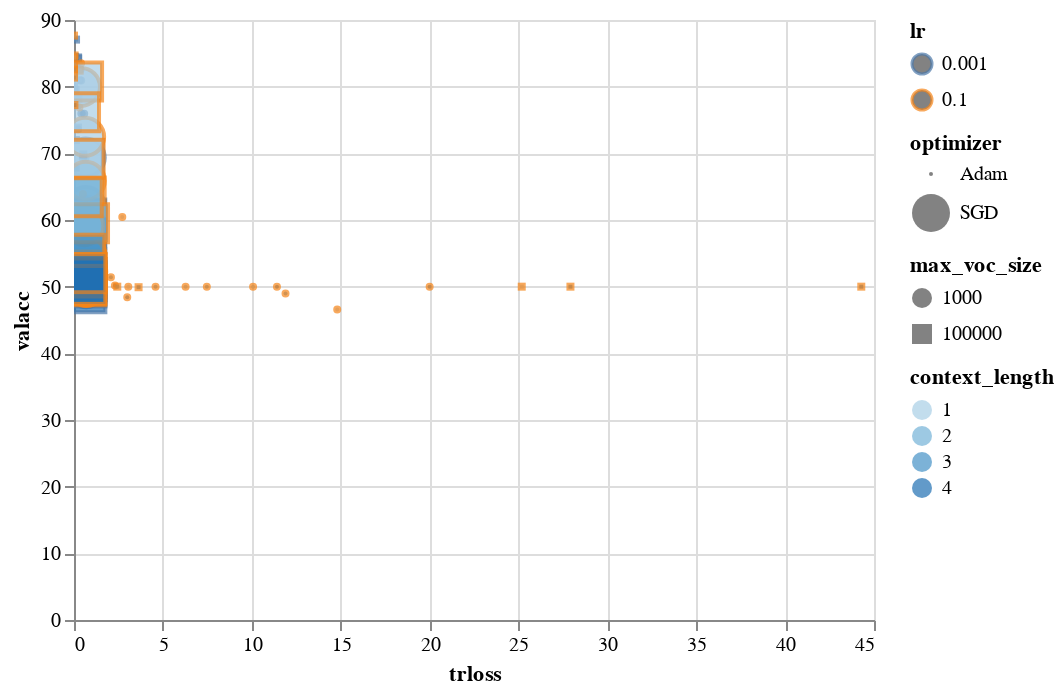

This figure's notebook cell:
### Code cell
alt.Chart(df).mark_point().encode(
    x = 'trloss',
    y = 'valacc',
    color='lr:N',
    size='optimizer',
    shape='max_voc_size',
    fill='context_length:O',
    tooltip=['lr', 'batch_size', 'max_voc_size', 'context_length', 'max_input_length', 'embedding_size', 'optimizer']
).interactive()

### Figure 1 — Vega-Lite specification as saved in the notebook (floating-point values rounded to 4 significant figures)
{"$schema": "https://vega.github.io/schema/vega-lite/v2.6.0.json", "config": {"view": {"height": 300, "width": 400}}, "data": {"name": "data-9d1ec84244cd70b7ef1793392fec27f8"}, "datasets": {"data-9d1ec84244cd70b7ef1793392fec27f8": [{"batch_size": 512, "context_length": 1, "embedding_size": 30, "lr": 0.001, "max_input_length": -1, "max_voc_size": 1000, "optimizer": "Adam", "trloss": 0.4037, "valacc": 80.92}, {"batch_size": 512, "context_length": 1, "embedding_size": 30, "lr": 0.001, "max_input_length": -1, "max_voc_size": 1000, "optimizer": "SGD", "trloss": 0.6944, "valacc": 55.04}, {"batch_size": 512, "context_length": 1, "embedding_size": 300, "lr": 0.001, "max_input_length": -1, "max_voc_size": 1000, "optimizer": "Adam", "trloss": 0.3349, "valacc": 80.98}, {"batch_size": 512, "context_length": 1, "embedding_size": 300, "lr": 0.001, "max_input_length": -1, "max_voc_size": 1000, "optimizer": "SGD", "trloss": 0.6577, "valacc": 60.66}, {"batch_size": 512, "context_length": 1, "embedding_size": 30, "lr": 0.001, "max_input_length": 300, "max_voc_size": 1000, "optimizer": "Adam", "trloss": 0.3746, "valacc": 82.58}, {"batch_size": 512, "context_length": 1, "embedding_size": 30, "lr": 0.001, "max_input_length": 300, "max_voc_size": 1000, "optimizer": "SGD", "trloss": 0.6423, "valacc": 60.34}, {"batch_size": 512, "context_length": 1, "embedding_size": 300, "lr": 0.001, "max_input_length": 300, "max_voc_size": 1000, "optimizer": "Adam", "trloss": 0.2239, "valacc": 73.6}, {"batch_size": 512, "context_length": 1, "embedding_size": 300, "lr": 0.001, "max_input_length": 300, "max_voc_size": 1000, "optimizer": "SGD", "trloss": 0.6587, "valacc": 69.36}, {"batch_size": 512, "context_length": 2, "embedding_size": 30, "lr": 0.001, "max_input_length": -1, "max_voc_size": 1000, "optimizer": "Adam", "trloss": 0.4116, "valacc": 75.96}, {"batch_size": 512, "context_length": 2, "embedding_size": 30, "lr": 0.001, "max_input_length": -1, "max_voc_size": 1000, "optimizer": "SGD", "trloss": 0.697, "valacc": 51.16}, {"batch_size": 512, "context_length": 2, "embedding_size": 300, "lr": 0.001, "max_input_length": -1, "max_voc_size": 1000, "optimizer": "Adam", "trloss": 0.4775, "valacc": 58.54}, {"batch_size": 512, "context_length": 2, "embedding_size": 300, "lr": 0.001, "max_input_length": -1, "max_voc_size": 1000, "optimizer": "SGD", "trloss": 0.7078, "valacc": 50.06}, {"batch_size": 512, "context_length": 2, "embedding_size": 30, "lr": 0.001, "max_input_length": 300, "max_voc_size": 1000, "optimizer": "Adam", "trloss": 0.5722, "valacc": 75.92}, {"batch_size": 512, "context_length": 2, "embedding_size": 30, "lr": 0.001, "max_input_length": 300, "max_voc_size": 1000, "optimizer": "SGD", "trloss": 0.6891, "valacc": 52.54}, {"batch_size": 512, "context_length": 2, "embedding_size": 300, "lr": 0.001, "max_input_length": 300, "max_voc_size": 1000, "optimizer": "Adam", "trloss": 0.64, "valacc": 69.22}, {"batch_size": 512, "context_length": 2, "embedding_size": 300, "lr": 0.001, "max_input_length": 300, "max_voc_size": 1000, "optimizer": "SGD", "trloss": 0.6636, "valacc": 62.1}, {"batch_size": 512, "context_length": 3, "embedding_size": 30, "lr": 0.001, "max_input_length": -1, "max_voc_size": 1000, "optimizer": "Adam", "trloss": 0.6716, "valacc": 50.34}, {"batch_size": 512, "context_length": 3, "embedding_size": 30, "lr": 0.001, "max_input_length": -1, "max_voc_size": 1000, "optimizer": "SGD", "trloss": 0.6995, "valacc": 49.76}, {"batch_size": 512, "context_length": 3, "embedding_size": 300, "lr": 0.001, "max_input_length": -1, "max_voc_size": 1000, "optimizer": "Adam", "trloss": 0.657, "valacc": 55.48}, {"batch_size": 512, "context_length": 3, "embedding_size": 300, "lr": 0.001, "max_input_length": -1, "max_voc_size": 1000, "optimizer": "SGD", "trloss": 0.6704, "valacc": 50.56}, {"batch_size": 512, "context_length": 3, "embedding_size": 30, "lr": 0.001, "max_input_length": 300, "max_voc_size": 1000, "optimizer": "Adam", "trloss": 0.4876, "valacc": 69.3}, {"batch_size": 512, "context_length": 3, "embedding_size": 30, "lr": 0.001, "max_input_length": 300, "max_voc_size": 1000, "optimizer": "SGD", "trloss": 0.6893, "valacc": 50}, {"batch_size": 512, "context_length": 3, "embedding_size": 300, "lr": 0.001, "max_input_length": 300, "max_voc_size": 1000, "optimizer": "Adam", "trloss": 0.5806, "valacc": 63.32}, {"batch_size": 512, "context_length": 3, "embedding_size": 300, "lr": 0.001, "max_input_length": 300, "max_voc_size": 1000, "optimizer": "SGD", "trloss": 0.6804, "valacc": 52.62}, {"batch_size": 512, "context_length": 4, "embedding_size": 30, "lr": 0.001, "max_input_length": -1, "max_voc_size": 1000, "optimizer": "Adam", "trloss": 0.6992, "valacc": 50}, {"batch_size": 512, "context_length": 4, "embedding_size": 30, "lr": 0.001, "max_input_length": -1, "max_voc_size": 1000, "optimizer": "SGD", "trloss": 0.6948, "valacc": 51.22}, {"batch_size": 512, "context_length": 4, "embedding_size": 300, "lr": 0.001, "max_input_length": -1, "max_voc_size": 1000, "optimizer": "Adam", "trloss": 0.7054, "valacc": 50.52}, {"batch_size": 512, "context_length": 4, "embedding_size": 300, "lr": 0.001, "max_input_length": -1, "max_voc_size": 1000, "optimizer": "SGD", "trloss": 0.692, "valacc": 50.74}, {"batch_size": 512, "context_length": 4, "embedding_size": 30, "lr": 0.001, "max_input_length": 300, "max_voc_size": 1000, "optimizer": "Adam", "trloss": 0.683, "valacc": 54.22}, {"batch_size": 512, "context_length": 4, "embedding_size": 30, "lr": 0.001, "max_input_length": 300, "max_voc_size": 1000, "optimizer": "SGD", "trloss": 0.6959, "valacc": 50}, {"batch_size": 512, "context_length": 4, "embedding_size": 300, "lr": 0.001, "max_input_length": 300, "max_voc_size": 1000, "optimizer": "Adam", "trloss": 0.6517, "valacc": 62.68}, {"batch_size": 512, "context_length": 4, "embedding_size": 300, "lr": 0.001, "max_input_length": 300, "max_voc_size": 1000, "optimizer": "SGD", "trloss": 0.6997, "valacc": 52.3}, {"batch_size": 512, "context_length": 1, "embedding_size": 30, "lr": 0.001, "max_input_length": -1, "max_voc_size": 100000, "optimizer": "Adam", "trloss": 0.2301, "valacc": 84.38}, {"batch_size": 512, "context_length": 1, "embedding_size": 30, "lr": 0.001, "max_input_length": -1, "max_voc_size": 100000, "optimizer": "SGD", "trloss": 0.6942, "valacc": 58.7}, {"batch_size": 512, "context_length": 1, "embedding_size": 300, "lr": 0.001, "max_input_length": -1, "max_voc_size": 100000, "optimizer": "Adam", "trloss": 0.234, "valacc": 84.22}, {"batch_size": 512, "context_length": 1, "embedding_size": 300, "lr": 0.001, "max_input_length": -1, "max_voc_size": 100000, "optimizer": "SGD", "trloss": 0.6764, "valacc": 60.04}, {"batch_size": 512, "context_length": 1, "embedding_size": 30, "lr": 0.001, "max_input_length": 300, "max_voc_size": 100000, "optimizer": "Adam", "trloss": 0.1323, "valacc": 83.18}, {"batch_size": 512, "context_length": 1, "embedding_size": 30, "lr": 0.001, "max_input_length": 300, "max_voc_size": 100000, "optimizer": "SGD", "trloss": 0.6697, "valacc": 58.3}, {"batch_size": 512, "context_length": 1, "embedding_size": 300, "lr": 0.001, "max_input_length": 300, "max_voc_size": 100000, "optimizer": "Adam", "trloss": 0.09364, "valacc": 79.5}, {"batch_size": 512, "context_length": 1, "embedding_size": 300, "lr": 0.001, "max_input_length": 300, "max_voc_size": 100000, "optimizer": "SGD", "trloss": 0.5538, "valacc": 69.16}, {"batch_size": 512, "context_length": 2, "embedding_size": 30, "lr": 0.001, "max_input_length": -1, "max_voc_size": 100000, "optimizer": "Adam", "trloss": 0.06257, "valacc": 84.48}, {"batch_size": 512, "context_length": 2, "embedding_size": 30, "lr": 0.001, "max_input_length": -1, "max_voc_size": 100000, "optimizer": "SGD", "trloss": 0.6854, "valacc": 51.34}, {"batch_size": 512, "context_length": 2, "embedding_size": 300, "lr": 0.001, "max_input_length": -1, "max_voc_size": 100000, "optimizer": "Adam", "trloss": 0.1145, "valacc": 87.06}, {"batch_size": 512, "context_length": 2, "embedding_size": 300, "lr": 0.001, "max_input_length": -1, "max_voc_size": 100000, "optimizer": "SGD", "trloss": 0.7028, "valacc": 51.3}, {"batch_size": 512, "context_length": 2, "embedding_size": 30, "lr": 0.001, "max_input_length": 300, "max_voc_size": 100000, "optimizer": "Adam", "trloss": 0.01994, "valacc": 82.04}, {"batch_size": 512, "context_length": 2, "embedding_size": 30, "lr": 0.001, "max_input_length": 300, "max_voc_size": 100000, "optimizer": "SGD", "trloss": 0.6768, "valacc": 52.62}, {"batch_size": 512, "context_length": 2, "embedding_size": 300, "lr": 0.001, "max_input_length": 300, "max_voc_size": 100000, "optimizer": "Adam", "trloss": 0.006889, "valacc": 84.28}, {"batch_size": 512, "context_length": 2, "embedding_size": 300, "lr": 0.001, "max_input_length": 300, "max_voc_size": 100000, "optimizer": "SGD", "trloss": 0.69, "valacc": 60.22}, {"batch_size": 512, "context_length": 3, "embedding_size": 30, "lr": 0.001, "max_input_length": -1, "max_voc_size": 100000, "optimizer": "Adam", "trloss": 0.2496, "valacc": 78.2}, {"batch_size": 512, "context_length": 3, "embedding_size": 30, "lr": 0.001, "max_input_length": -1, "max_voc_size": 100000, "optimizer": "SGD", "trloss": 0.6864, "valacc": 50.82}, {"batch_size": 512, "context_length": 3, "embedding_size": 300, "lr": 0.001, "max_input_length": -1, "max_voc_size": 100000, "optimizer": "Adam", "trloss": 0.09951, "valacc": 67.86}, {"batch_size": 512, "context_length": 3, "embedding_size": 300, "lr": 0.001, "max_input_length": -1, "max_voc_size": 100000, "optimizer": "SGD", "trloss": 0.6882, "valacc": 50.02}, {"batch_size": 512, "context_length": 3, "embedding_size": 30, "lr": 0.001, "max_input_length": 300, "max_voc_size": 100000, "optimizer": "Adam", "trloss": 0.02194, "valacc": 78.26}, {"batch_size": 512, "context_length": 3, "embedding_size": 30, "lr": 0.001, "max_input_length": 300, "max_voc_size": 100000, "optimizer": "SGD", "trloss": 0.6842, "valacc": 52.8}, {"batch_size": 512, "context_length": 3, "embedding_size": 300, "lr": 0.001, "max_input_length": 300, "max_voc_size": 100000, "optimizer": "Adam", "trloss": 0.007609, "valacc": 79.94}, {"batch_size": 512, "context_length": 3, "embedding_size": 300, "lr": 0.001, "max_input_length": 300, "max_voc_size": 100000, "optimizer": "SGD", "trloss": 0.6712, "valacc": 54.98}, {"batch_size": 512, "context_length": 4, "embedding_size": 30, "lr": 0.001, "max_input_length": -1, "max_voc_size": 100000, "optimizer": "Adam", "trloss": 0.4858, "valacc": 53.1}, {"batch_size": 512, "context_length": 4, "embedding_size": 30, "lr": 0.001, "max_input_length": -1, "max_voc_size": 100000, "optimizer": "SGD", "trloss": 0.695, "valacc": 49}, {"batch_size": 512, "context_length": 4, "embedding_size": 300, "lr": 0.001, "max_input_length": -1, "max_voc_size": 100000, "optimizer": "Adam", "trloss": 0.5228, "valacc": 69.84}, {"batch_size": 512, "context_length": 4, "embedding_size": 300, "lr": 0.001, "max_input_length": -1, "max_voc_size": 100000, "optimizer": "SGD", "trloss": 0.709, "valacc": 50.86}, {"batch_size": 512, "context_length": 4, "embedding_size": 30, "lr": 0.001, "max_input_length": 300, "max_voc_size": 100000, "optimizer": "Adam", "trloss": 0.1044, "valacc": 71.98}, {"batch_size": 512, "context_length": 4, "embedding_size": 30, "lr": 0.001, "max_input_length": 300, "max_voc_size": 100000, "optimizer": "SGD", "trloss": 0.6978, "valacc": 49.86}, {"batch_size": 512, "context_length": 4, "embedding_size": 300, "lr": 0.001, "max_input_length": 300, "max_voc_size": 100000, "optimizer": "Adam", "trloss": 0.2222, "valacc": 73.86}, {"batch_size": 512, "context_length": 4, "embedding_size": 300, "lr": 0.001, "max_input_length": 300, "max_voc_size": 100000, "optimizer": "SGD", "trloss": 0.6933, "valacc": 50.64}, {"batch_size": 512, "context_length": 1, "embedding_size": 30, "lr": 0.1, "max_input_length": -1, "max_voc_size": 1000, "optimizer": "Adam", "trloss": 3.055, "valacc": 50}, {"batch_size": 512, "context_length": 1, "embedding_size": 30, "lr": 0.1, "max_input_length": -1, "max_voc_size": 1000, "optimizer": "SGD", "trloss": 0.671, "valacc": 51.4}, {"batch_size": 512, "context_length": 1, "embedding_size": 300, "lr": 0.1, "max_input_length": -1, "max_voc_size": 1000, "optimizer": "Adam", "trloss": 14.81, "valacc": 46.56}, {"batch_size": 512, "context_length": 1, "embedding_size": 300, "lr": 0.1, "max_input_length": -1, "max_voc_size": 1000, "optimizer": "SGD", "trloss": 0.6689, "valacc": 55.1}, {"batch_size": 512, "context_length": 1, "embedding_size": 30, "lr": 0.1, "max_input_length": 300, "max_voc_size": 1000, "optimizer": "Adam", "trloss": 0.3967, "valacc": 83.52}, {"batch_size": 512, "context_length": 1, "embedding_size": 30, "lr": 0.1, "max_input_length": 300, "max_voc_size": 1000, "optimizer": "SGD", "trloss": 0.626, "valacc": 72.48}, {"batch_size": 512, "context_length": 1, "embedding_size": 300, "lr": 0.1, "max_input_length": 300, "max_voc_size": 1000, "optimizer": "Adam", "trloss": 2.716, "valacc": 60.44}, {"batch_size": 512, "context_length": 1, "embedding_size": 300, "lr": 0.1, "max_input_length": 300, "max_voc_size": 1000, "optimizer": "SGD", "trloss": 0.3905, "valacc": 79.96}, {"batch_size": 512, "context_length": 2, "embedding_size": 30, "lr": 0.1, "max_input_length": -1, "max_voc_size": 1000, "optimizer": "Adam", "trloss": 6.278, "valacc": 50}, {"batch_size": 512, "context_length": 2, "embedding_size": 30, "lr": 0.1, "max_input_length": -1, "max_voc_size": 1000, "optimizer": "SGD", "trloss": 0.7453, "valacc": 52.22}, {"batch_size": 512, "context_length": 2, "embedding_size": 300, "lr": 0.1, "max_input_length": -1, "max_voc_size": 1000, "optimizer": "Adam", "trloss": 10.07, "valacc": 50}, {"batch_size": 512, "context_length": 2, "embedding_size": 300, "lr": 0.1, "max_input_length": -1, "max_voc_size": 1000, "optimizer": "SGD", "trloss": 0.7087, "valacc": 49.96}, {"batch_size": 512, "context_length": 2, "embedding_size": 30, "lr": 0.1, "max_input_length": 300, "max_voc_size": 1000, "optimizer": "Adam", "trloss": 0.303, "valacc": 76.86}, {"batch_size": 512, "context_length": 2, "embedding_size": 30, "lr": 0.1, "max_input_length": 300, "max_voc_size": 1000, "optimizer": "SGD", "trloss": 0.6606, "valacc": 65.9}, {"batch_size": 512, "context_length": 2, "embedding_size": 300, "lr": 0.1, "max_input_length": 300, "max_voc_size": 1000, "optimizer": "Adam", "trloss": 0.5004, "valacc": 63.9}, {"batch_size": 512, "context_length": 2, "embedding_size": 300, "lr": 0.1, "max_input_length": 300, "max_voc_size": 1000, "optimizer": "SGD", "trloss": 0.58, "valacc": 59.08}, {"batch_size": 512, "context_length": 3, "embedding_size": 30, "lr": 0.1, "max_input_length": -1, "max_voc_size": 1000, "optimizer": "Adam", "trloss": 2.078, "valacc": 51.42}, {"batch_size": 512, "context_length": 3, "embedding_size": 30, "lr": 0.1, "max_input_length": -1, "max_voc_size": 1000, "optimizer": "SGD", "trloss": 0.6795, "valacc": 51.06}, {"batch_size": 512, "context_length": 3, "embedding_size": 300, "lr": 0.1, "max_input_length": -1, "max_voc_size": 1000, "optimizer": "Adam", "trloss": 7.472, "valacc": 50}, {"batch_size": 512, "context_length": 3, "embedding_size": 300, "lr": 0.1, "max_input_length": -1, "max_voc_size": 1000, "optimizer": "SGD", "trloss": 0.6825, "valacc": 50.6}, {"batch_size": 512, "context_length": 3, "embedding_size": 30, "lr": 0.1, "max_input_length": 300, "max_voc_size": 1000, "optimizer": "Adam", "trloss": 11.9, "valacc": 48.96}, {"batch_size": 512, "context_length": 3, "embedding_size": 30, "lr": 0.1, "max_input_length": 300, "max_voc_size": 1000, "optimizer": "SGD", "trloss": 0.6731, "valacc": 52.34}, {"batch_size": 512, "context_length": 3, "embedding_size": 300, "lr": 0.1, "max_input_length": 300, "max_voc_size": 1000, "optimizer": "Adam", "trloss": 4.587, "valacc": 50}, {"batch_size": 512, "context_length": 3, "embedding_size": 300, "lr": 0.1, "max_input_length": 300, "max_voc_size": 1000, "optimizer": "SGD", "trloss": 0.6584, "valacc": 54.68}, {"batch_size": 512, "context_length": 4, "embedding_size": 30, "lr": 0.1, "max_input_length": -1, "max_voc_size": 1000, "optimizer": "Adam", "trloss": 2.995, "valacc": 48.42}, {"batch_size": 512, "context_length": 4, "embedding_size": 30, "lr": 0.1, "max_input_length": -1, "max_voc_size": 1000, "optimizer": "SGD", "trloss": 0.694, "valacc": 50.76}, {"batch_size": 512, "context_length": 4, "embedding_size": 300, "lr": 0.1, "max_input_length": -1, "max_voc_size": 1000, "optimizer": "Adam", "trloss": 2.301, "valacc": 50.16}, {"batch_size": 512, "context_length": 4, "embedding_size": 300, "lr": 0.1, "max_input_length": -1, "max_voc_size": 1000, "optimizer": "SGD", "trloss": 0.7075, "valacc": 50}, {"batch_size": 512, "context_length": 4, "embedding_size": 30, "lr": 0.1, "max_input_length": 300, "max_voc_size": 1000, "optimizer": "Adam", "trloss": 20.0, "valacc": 50}, {"batch_size": 512, "context_length": 4, "embedding_size": 30, "lr": 0.1, "max_input_length": 300, "max_voc_size": 1000, "optimizer": "SGD", "trloss": 0.6877, "valacc": 51.34}, {"batch_size": 512, "context_length": 4, "embedding_size": 300, "lr": 0.1, "max_input_length": 300, "max_voc_size": 1000, "optimizer": "Adam", "trloss": 11.42, "valacc": 50}, {"batch_size": 512, "context_length": 4, "embedding_size": 300, "lr": 0.1, "max_input_length": 300, "max_voc_size": 1000, "optimizer": "SGD", "trloss": 0.6827, "valacc": 50.06}, {"batch_size": 512, "context_length": 1, "embedding_size": 30, "lr": 0.1, "max_input_length": -1, "max_voc_size": 100000, "optimizer": "Adam", "trloss": 0.3216, "valacc": 82.4}, {"batch_size": 512, "context_length": 1, "embedding_size": 30, "lr": 0.1, "max_input_length": -1, "max_voc_size": 100000, "optimizer": "SGD", "trloss": 0.6551, "valacc": 63.52}, {"batch_size": 512, "context_length": 1, "embedding_size": 300, "lr": 0.1, "max_input_length": -1, "max_voc_size": 100000, "optimizer": "Adam", "trloss": 25.18, "valacc": 50}, {"batch_size": 512, "context_length": 1, "embedding_size": 300, "lr": 0.1, "max_input_length": -1, "max_voc_size": 100000, "optimizer": "SGD", "trloss": 0.5993, "valacc": 69.18}, {"batch_size": 512, "context_length": 1, "embedding_size": 30, "lr": 0.1, "max_input_length": 300, "max_voc_size": 100000, "optimizer": "Adam", "trloss": 0.0001164, "valacc": 81.94}, {"batch_size": 512, "context_length": 1, "embedding_size": 30, "lr": 0.1, "max_input_length": 300, "max_voc_size": 100000, "optimizer": "SGD", "trloss": 0.5105, "valacc": 80.78}, {"batch_size": 512, "context_length": 1, "embedding_size": 300, "lr": 0.1, "max_input_length": 300, "max_voc_size": 100000, "optimizer": "Adam", "trloss": 0.0001077, "valacc": 82.56}, {"batch_size": 512, "context_length": 1, "embedding_size": 300, "lr": 0.1, "max_input_length": 300, "max_voc_size": 100000, "optimizer": "SGD", "trloss": 0.3389, "valacc": 76.16}, {"batch_size": 512, "context_length": 2, "embedding_size": 30, "lr": 0.1, "max_input_length": -1, "max_voc_size": 100000, "optimizer": "Adam", "trloss": 4.724e-05, "valacc": 87.66}, {"batch_size": 512, "context_length": 2, "embedding_size": 30, "lr": 0.1, "max_input_length": -1, "max_voc_size": 100000, "optimizer": "SGD", "trloss": 0.6898, "valacc": 50.08}, {"batch_size": 512, "context_length": 2, "embedding_size": 300, "lr": 0.1, "max_input_length": -1, "max_voc_size": 100000, "optimizer": "Adam", "trloss": 0.03402, "valacc": 84.68}, {"batch_size": 512, "context_length": 2, "embedding_size": 300, "lr": 0.1, "max_input_length": -1, "max_voc_size": 100000, "optimizer": "SGD", "trloss": 0.6947, "valacc": 52.02}, {"batch_size": 512, "context_length": 2, "embedding_size": 30, "lr": 0.1, "max_input_length": 300, "max_voc_size": 100000, "optimizer": "Adam", "trloss": 1.033e-05, "valacc": 84.38}, {"batch_size": 512, "context_length": 2, "embedding_size": 30, "lr": 0.1, "max_input_length": 300, "max_voc_size": 100000, "optimizer": "SGD", "trloss": 0.8451, "valacc": 59.52}, {"batch_size": 512, "context_length": 2, "embedding_size": 300, "lr": 0.1, "max_input_length": 300, "max_voc_size": 100000, "optimizer": "Adam", "trloss": 4.425e-05, "valacc": 83.3}, {"batch_size": 512, "context_length": 2, "embedding_size": 300, "lr": 0.1, "max_input_length": 300, "max_voc_size": 100000, "optimizer": "SGD", "trloss": 0.4912, "valacc": 63.4}, {"batch_size": 512, "context_length": 3, "embedding_size": 30, "lr": 0.1, "max_input_length": -1, "max_voc_size": 100000, "optimizer": "Adam", "trloss": 1.383, "valacc": 50}, {"batch_size": 512, "context_length": 3, "embedding_size": 30, "lr": 0.1, "max_input_length": -1, "max_voc_size": 100000, "optimizer": "SGD", "trloss": 0.6739, "valacc": 50.52}, {"batch_size": 512, "context_length": 3, "embedding_size": 300, "lr": 0.1, "max_input_length": -1, "max_voc_size": 100000, "optimizer": "Adam", "trloss": 2.434, "valacc": 50}, {"batch_size": 512, "context_length": 3, "embedding_size": 300, "lr": 0.1, "max_input_length": -1, "max_voc_size": 100000, "optimizer": "SGD", "trloss": 0.6889, "valacc": 52.42}, {"batch_size": 512, "context_length": 3, "embedding_size": 30, "lr": 0.1, "max_input_length": 300, "max_voc_size": 100000, "optimizer": "Adam", "trloss": 2.628e-05, "valacc": 81.36}, {"batch_size": 512, "context_length": 3, "embedding_size": 30, "lr": 0.1, "max_input_length": 300, "max_voc_size": 100000, "optimizer": "SGD", "trloss": 0.6387, "valacc": 54.92}, {"batch_size": 512, "context_length": 3, "embedding_size": 300, "lr": 0.1, "max_input_length": 300, "max_voc_size": 100000, "optimizer": "Adam", "trloss": 0.0006121, "valacc": 82.56}, {"batch_size": 512, "context_length": 3, "embedding_size": 300, "lr": 0.1, "max_input_length": 300, "max_voc_size": 100000, "optimizer": "SGD", "trloss": 0.7022, "valacc": 52.06}, {"batch_size": 512, "context_length": 4, "embedding_size": 30, "lr": 0.1, "max_input_length": -1, "max_voc_size": 100000, "optimizer": "Adam", "trloss": 27.92, "valacc": 50}, {"batch_size": 512, "context_length": 4, "embedding_size": 30, "lr": 0.1, "max_input_length": -1, "max_voc_size": 100000, "optimizer": "SGD", "trloss": 0.6902, "valacc": 50.34}, {"batch_size": 512, "context_length": 4, "embedding_size": 300, "lr": 0.1, "max_input_length": -1, "max_voc_size": 100000, "optimizer": "Adam", "trloss": 3.632, "valacc": 49.92}, {"batch_size": 512, "context_length": 4, "embedding_size": 300, "lr": 0.1, "max_input_length": -1, "max_voc_size": 100000, "optimizer": "SGD", "trloss": 0.6931, "valacc": 51.38}, {"batch_size": 512, "context_length": 4, "embedding_size": 30, "lr": 0.1, "max_input_length": 300, "max_voc_size": 100000, "optimizer": "Adam", "trloss": 0.02259, "valacc": 77.24}, {"batch_size": 512, "context_length": 4, "embedding_size": 30, "lr": 0.1, "max_input_length": 300, "max_voc_size": 100000, "optimizer": "SGD", "trloss": 0.6956, "valacc": 50.26}, {"batch_size": 512, "context_length": 4, "embedding_size": 300, "lr": 0.1, "max_input_length": 300, "max_voc_size": 100000, "optimizer": "Adam", "trloss": 44.28, "valacc": 50}, {"batch_size": 512, "context_length": 4, "embedding_size": 300, "lr": 0.1, "max_input_length": 300, "max_voc_size": 100000, "optimizer": "SGD", "trloss": 0.696, "valacc": 52.02}]}, "encoding": {"color": {"field": "lr", "type": "nominal"}, "fill": {"field": "context_length", "type": "ordinal"}, "shape": {"field": "max_voc_size", "type": "quantitative"}, "size": {"field": "optimizer", "type": "nominal"}, "tooltip": [{"field": "lr", "type": "quantitative"}, {"field": "batch_size", "type": "quantitative"}, {"field": "max_voc_size", "type": "quantitative"}, {"field": "context_length", "type": "quantitative"}, {"field": "max_input_length", "type": "quantitative"}, {"field": "embedding_size", "type": "quantitative"}, {"field": "optimizer", "type": "nominal"}], "x": {"field": "trloss", "type": "quantitative"}, "y": {"field": "valacc", "type": "quantitative"}}, "mark": "point", "selection": {"selector007": {"bind": "scales", "encodings": ["x", "y"], "mark": {"fill": "#333", "fillOpacity": 0.125, "stroke": "white"}, "on": "[mousedown, window:mouseup] > window:mousemove!", "resolve": "global", "translate": "[mousedown, window:mouseup] > window:mousemove!", "type": "interval", "zoom": "wheel!"}}}
